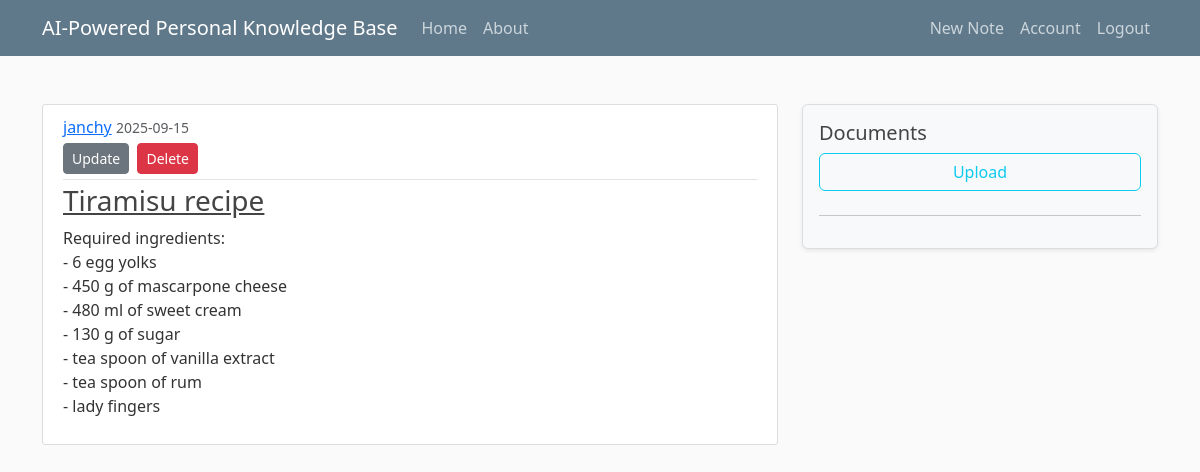
The page /note/1 (signed in) on the database its author committed.
### flaskapp/models/user.py (models this page shows, shortened)
class User(db.Model, UserMixin):
    id = db.Column(db.Integer, primary_key=True)
    username = db.Column(db.String(20), unique=True, nullable=False)
    email = db.Column(db.String(120), unique=True, nullable=False)
    password = db.Column(db.String(60), nullable=False)
    notes = db.relationship('Note', backref='author', lazy=True)

### flaskapp/models/note.py (models this page shows, shortened)
class Note(db.Model, UserMixin):
    id = db.Column(db.Integer, primary_key=True)
    title = db.Column(db.String(100), nullable=False)
    date_posted = db.Column(db.DateTime, nullable=False, default=datetime.utcnow)
    content = db.Column(db.Text, nullable=False)
    user_id = db.Column(db.Integer, db.ForeignKey('user.id'), nullable=False)

### flaskapp/notes/routes.py (the view)
@notes.route('/note/<int:note_id>')
@login_required
def note(note_id):
    note = Note.query.get_or_404(note_id)
    return render_template('note.html', title=note.title, note=note)

### flaskapp/models/user.py (called while the page is built)
@login_manager.user_loader
def load_user(user_id):
    return User.query.get(int(user_id))

### flaskapp/templates/note.html (shortened to what this page needs)
{% extends "layout.html" %}
{% block content %}
    <article class="media content-section">
        <div class="media-body">
        <div class="article-metadata">
            <a class="mr-2" href="#">{{ note.author.username }}</a>
            <small class="text-muted">{{ note.date_posted.strftime('%Y-%m-%d') }}</small>
            {% if note.author == current_user %}
            <div>
                <a class="btn btn-secondary btn-sm mt-1 mb-1" href="{{ url_for('notes.update_note', note_id=note.id) }}">Update</a>
                <button type="button" class="btn btn-danger btn-sm m-1" data-toggle="modal" data-target="#deleteModal">Delete</button>
            </div>
            {% endif %}
        </div>
        <h3><a class="article-title" href="#">{{ note.title }}</a></h3>
        <p class="article-content">{{ note.content }}</p>
        </div>
    </article>
{% endblock content %}

### flaskapp/static/main.css (style rules this page uses)
body { background: #fafafa; color: #333333; margin-top: 5rem; }
h1, h2, h3, h4, h5, h6 { color: #444444; }
.content-section { background: #ffffff; padding: 10px 20px; border: 1px solid #dddddd; border-radius: 3px; margin-bottom: 20px; }
.article-title { color: #444444; }
.article-content { white-space: pre-line; }
.article-metadata { padding-bottom: 1px; margin-bottom: 4px; border-bottom: 1px solid #e3e3e3 }

### rows shown on the page
User: author.username "janchy"
Note: date_posted "2025-09-15", title "Tiramisu recipe", content "Required ingredients: - 6 egg yolks - 450 g of mascarpone cheese - 480 ml of sweet cream - 130 g of sugar - tea spoon of vanilla extract - tea spoon of rum - lady fingers"
